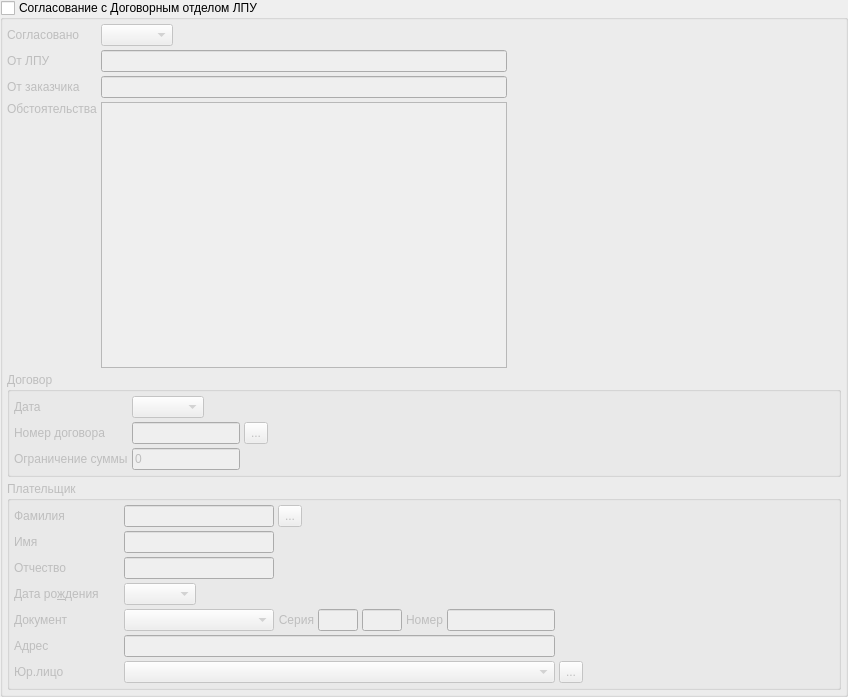
         <widget class="QWidget" name="scrollAreaWidgetContents">
          <property name="geometry">
           <rect>
            <x>0</x>
            <y>0</y>
            <width>848</width>
            <height>697</height>
           </rect>
          </property>
          <layout class="QHBoxLayout" name="horizontalLayout_8">
           <property name="margin">
            <number>0</number>
           </property>
           <item>
            <widget class="QGroupBox" name="grpLocalContract">
             <property name="title">
              <string>Согласование с Договорным отделом ЛПУ</string>
             </property>
             <property name="checkable">
              <bool>true</bool>
             </property>
             <property name="checked">
              <bool>false</bool>
             </property>
             <layout class="QGridLayout" name="gridLayout_4">
              <property name="margin">
               <number>4</number>
              </property>
              <property name="spacing">
               <number>4</number>
              </property>
              <item row="9" column="0" colspan="4">
               <widget class="QGroupBox" name="grpPayer">
                <property name="title">
                 <string>Плательщик</string>
                </property>
                <layout class="QGridLayout" name="gridLayout_3">
                 <property name="margin">
                  <number>4</number>
                 </property>
                 <property name="spacing">
                  <number>4</number>
                 </property>
                 <item row="2" column="1" colspan="2">
                  <widget class="CPatrNameEditor" name="edtPatrName">
                   <property name="sizePolicy">
                    <sizepolicy hsizetype="Minimum" vsizetype="Fixed">
                     <horstretch>0</horstretch>
                     <verstretch>0</verstretch>
                    </sizepolicy>
                   </property>
                  </widget>
                 </item>
                 <item row="5" column="1" colspan="7">
                  <widget class="QLineEdit" name="edtRegAddress">
                   <property name="sizePolicy">
                    <sizepolicy hsizetype="Minimum" vsizetype="Fixed">
                     <horstretch>0</horstretch>
                     <verstretch>0</verstretch>
                    </sizepolicy>
                   </property>
                  </widget>
                 </item>
                 <item row="4" column="6">
                  <widget class="QLabel" name="lblDocNumber">
                   <property name="sizePolicy">
                    <sizepolicy hsizetype="Preferred" vsizetype="Preferred">
                     <horstretch>0</horstretch>
                     <verstretch>0</verstretch>
                    </sizepolicy>
                   </property>
                   <property name="text">
                    <string>Номер</string>
                   </property>
                   <property name="alignment">
                    <set>Qt::AlignLeading|Qt::AlignLeft|Qt::AlignVCenter</set>
                   </property>
                   <property name="buddy">
                    <cstring>edtDocNumber</cstring>
                   </property>
                  </widget>
                 </item>
                 <item row="4" column="5">
                  <widget class="CDocSerialRightEdit" name="edtDocSerialRight">
                   <property name="sizePolicy">
                    <sizepolicy hsizetype="Minimum" vsizetype="Fixed">
                     <horstretch>0</horstretch>
                     <verstretch>0</verstretch>
                    </sizepolicy>
                   </property>
                   <property name="maximumSize">
                    <size>
                     <width>40</width>
                     <height>16777215</height>
                    </size>
                   </property>
                   <property name="maxLength">
                    <number>8</number>
                   </property>
                  </widget>
                 </item>
                 <item row="5" column="0">
                  <widget class="QLabel" name="lblStreetReg">
                   <property name="sizePolicy">
                    <sizepolicy hsizetype="Maximum" vsizetype="Preferred">
                     <horstretch>0</horstretch>
                     <verstretch>0</verstretch>
                    </sizepolicy>
                   </property>
                   <property name="minimumSize">
                    <size>
                     <width>106</width>
                     <height>0</height>
                    </size>
                   </property>
                   <property name="text">
                    <string>Адрес</string>
                   </property>
                   <property name="buddy">
                    <cstring>edtRegAddress</cstring>
                   </property>
                  </widget>
                 </item>
                 <item row="4" column="4">
                  <widget class="CDocSerialLeftEdit" name="edtDocSerialLeft">
                   <property name="sizePolicy">
                    <sizepolicy hsizetype="Minimum" vsizetype="Fixed">
                     <horstretch>0</horstretch>
                     <verstretch>0</verstretch>
                    </sizepolicy>
                   </property>
                   <property name="maximumSize">
                    <size>
                     <width>40</width>
                     <height>16777215</height>
                    </size>
                   </property>
                   <property name="maxLength">
                    <number>8</number>
                   </property>
                   <property name="echoMode">
                    <enum>QLineEdit::Normal</enum>
                   </property>
                  </widget>
                 </item>
                 <item row="3" column="1">
                  <widget class="CDateEdit" name="edtBirthDate">
                   <property name="sizePolicy">
                    <sizepolicy hsizetype="Maximum" vsizetype="Fixed">
                     <horstretch>0</horstretch>
                     <verstretch>0</verstretch>
                    </sizepolicy>
                   </property>
                   <property name="displayFormat" stdset="0">
                    <string>dd.MM.yyyy</string>
                   </property>
                   <property name="calendarPopup" stdset="0">
                    <bool>true</bool>
                   </property>
                  </widget>
                 </item>
                 <item row="1" column="1" colspan="2">
                  <widget class="CFirstNameEditor" name="edtFirstName">
                   <property name="sizePolicy">
                    <sizepolicy hsizetype="Minimum" vsizetype="Fixed">
                     <horstretch>0</horstretch>
                     <verstretch>0</verstretch>
                    </sizepolicy>
                   </property>
                  </widget>
                 </item>
                 <item row="6" column="1" colspan="7">
                  <widget class="COrgComboBox" name="cmbOrganisation">
                   <property name="sizePolicy">
                    <sizepolicy hsizetype="Minimum" vsizetype="Fixed">
                     <horstretch>0</horstretch>
                     <verstretch>0</verstretch>
                    </sizepolicy>
                   </property>
                   <property name="whatsThis">
                    <string>место работы пациента</string>
                   </property>
                  </widget>
                 </item>
                 <item row="0" column="1" colspan="2">
                  <widget class="QLineEdit" name="edtLastName">
                   <property name="sizePolicy">
                    <sizepolicy hsizetype="Minimum" vsizetype="Fixed">
                     <horstretch>0</horstretch>
                     <verstretch>0</verstretch>
                    </sizepolicy>
                   </property>
                  </widget>
                 </item>
                 <item row="4" column="0">
                  <widget class="QLabel" name="lblDocument">
                   <property name="sizePolicy">
                    <sizepolicy hsizetype="Maximum" vsizetype="Preferred">
                     <horstretch>0</horstretch>
                     <verstretch>0</verstretch>
                    </sizepolicy>
                   </property>
                   <property name="minimumSize">
                    <size>
                     <width>106</width>
                     <height>0</height>
                    </size>
                   </property>
                   <property name="text">
                    <string>Документ</string>
                   </property>
                   <property name="buddy">
                    <cstring>cmbDocType</cstring>
                   </property>
                  </widget>
                 </item>
                 <item row="4" column="1" colspan="2">
                  <widget class="CRBComboBox" name="cmbDocType">
                   <property name="sizePolicy">
                    <sizepolicy hsizetype="Minimum" vsizetype="Fixed">
                     <horstretch>0</horstretch>
                     <verstretch>0</verstretch>
                    </sizepolicy>
                   </property>
                   <property name="minimumSize">
                    <size>
                     <width>150</width>
                     <height>0</height>
                    </size>
                   </property>
                  </widget>
                 </item>
                 <item row="2" column="0">
                  <widget class="QLabel" name="lblPatrName">
                   <property name="sizePolicy">
                    <sizepolicy hsizetype="Maximum" vsizetype="Preferred">
                     <horstretch>0</horstretch>
                     <verstretch>0</verstretch>
                    </sizepolicy>
                   </property>
                   <property name="minimumSize">
                    <size>
                     <width>106</width>
                     <height>0</height>
                    </size>
                   </property>
                   <property name="text">
                    <string>Отчество</string>
                   </property>
                   <property name="buddy">
                    <cstring>edtPatrName</cstring>
                   </property>
                  </widget>
                 </item>
                 <item row="6" column="0">
                  <widget class="QLabel" name="lblOrganisation">
                   <property name="sizePolicy">
                    <sizepolicy hsizetype="Maximum" vsizetype="Preferred">
                     <horstretch>0</horstretch>
                     <verstretch>0</verstretch>
                    </sizepolicy>
                   </property>
                   <property name="minimumSize">
                    <size>
                     <width>106</width>
                     <height>0</height>
                    </size>
                   </property>
                   <property name="text">
                    <string>Юр.лицо</string>
                   </property>
                  </widget>
                 </item>
                 <item row="1" column="0">
                  <widget class="QLabel" name="lblFirstName">
                   <property name="sizePolicy">
                    <sizepolicy hsizetype="Maximum" vsizetype="Preferred">
                     <horstretch>0</horstretch>
                     <verstretch>0</verstretch>
                    </sizepolicy>
                   </property>
                   <property name="minimumSize">
                    <size>
                     <width>106</width>
                     <height>0</height>
                    </size>
                   </property>
                   <property name="text">
                    <string>Имя</string>
                   </property>
                   <property name="buddy">
                    <cstring>edtFirstName</cstring>
                   </property>
                  </widget>
                 </item>
                 <item row="0" column="3">
                  <widget class="QToolButton" name="btnGetClientInfo">
                   <property name="sizePolicy">
                    <sizepolicy hsizetype="Fixed" vsizetype="Ignored">
                     <horstretch>0</horstretch>
                     <verstretch>0</verstretch>
                    </sizepolicy>
                   </property>
                   <property name="toolTip">
                    <string>Подставить данные пациента</string>
                   </property>
                   <property name="text">
                    <string>...</string>
                   </property>
                  </widget>
                 </item>
                 <item row="6" column="8">
                  <widget class="QToolButton" name="btnSelectOrganisation">
                   <property name="sizePolicy">
                    <sizepolicy hsizetype="Fixed" vsizetype="Ignored">
                     <horstretch>0</horstretch>
                     <verstretch>0</verstretch>
                    </sizepolicy>
                   </property>
                   <property name="toolTip">
                    <string>Выбрать организацию</string>
                   </property>
                   <property name="text">
                    <string>...</string>
                   </property>
                  </widget>
                 </item>
                 <item row="4" column="3">
                  <widget class="QLabel" name="lblDocSerial">
                   <property name="sizePolicy">
                    <sizepolicy hsizetype="Preferred" vsizetype="Preferred">
                     <horstretch>0</horstretch>
                     <verstretch>0</verstretch>
                    </sizepolicy>
                   </property>
                   <property name="text">
                    <string>Серия</string>
                   </property>
                   <property name="alignment">
                    <set>Qt::AlignRight|Qt::AlignTrailing|Qt::AlignVCenter</set>
                   </property>
                   <property name="buddy">
                    <cstring>edtDocSerialLeft</cstring>
                   </property>
                  </widget>
                 </item>
                 <item row="4" column="7">
                  <widget class="QLineEdit" name="edtDocNumber">
                   <property name="sizePolicy">
                    <sizepolicy hsizetype="Minimum" vsizetype="Fixed">
                     <horstretch>0</horstretch>
                     <verstretch>0</verstretch>
                    </sizepolicy>
                   </property>
                   <property name="maxLength">
                    <number>16</number>
                   </property>
                  </widget>
                 </item>
                 <item row="3" column="0">
                  <widget class="QLabel" name="lblBirthDate">
                   <property name="sizePolicy">
                    <sizepolicy hsizetype="Maximum" vsizetype="Preferred">
                     <horstretch>0</horstretch>
                     <verstretch>0</verstretch>
                    </sizepolicy>
                   </property>
                   <property name="minimumSize">
                    <size>
                     <width>106</width>
                     <height>0</height>
                    </size>
                   </property>
                   <property name="text">
                    <string>Дата ро&amp;ждения</string>
                   </property>
                   <property name="alignment">
                    <set>Qt::AlignLeading|Qt::AlignLeft|Qt::AlignVCenter</set>
                   </property>
                   <property name="buddy">
                    <cstring>edtBirthDate</cstring>
                   </property>
                  </widget>
                 </item>
                 <item row="0" column="0">
                  <widget class="QLabel" name="lblLastName">
                   <property name="sizePolicy">
                    <sizepolicy hsizetype="Maximum" vsizetype="Preferred">
                     <horstretch>0</horstretch>
                     <verstretch>0</verstretch>
                    </sizepolicy>
                   </property>
                   <property name="minimumSize">
                    <size>
                     <width>106</width>
                     <height>0</height>
                    </size>
                   </property>
                   <property name="text">
                    <string>Фамилия</string>
                   </property>
                   <property name="buddy">
                    <cstring>edtLastName</cstring>
                   </property>
                  </widget>
                 </item>
                 <item row="6" column="9">
                  <spacer name="horizontalSpacer_2">
                   <property name="orientation">
                    <enum>Qt::Horizontal</enum>
                   </property>
                   <property name="sizeHint" stdset="0">
                    <size>
                     <width>40</width>
                     <height>20</height>
                    </size>
                   </property>
                  </spacer>
                 </item>
                </layout>
               </widget>
              </item>
              <item row="2" column="0" rowspan="2">
               <widget class="QLabel" name="lblCoordInspector">
                <property name="minimumSize">
                 <size>
                  <width>0</width>
                  <height>0</height>
                 </size>
                </property>
                <property name="text">
                 <string>От заказчика</string>
                </property>
                <property name="buddy">
                 <cstring>edtCoordInspector</cstring>
                </property>
               </widget>
              </item>
              <item row="8" column="0" colspan="4">
               <widget class="QGroupBox" name="groupBox">
                <property name="title">
                 <string>Договор</string>
                </property>
                <layout class="QGridLayout" name="gridLayout">
                 <property name="margin">
                  <number>4</number>
                 </property>
                 <property name="spacing">
                  <number>4</number>
                 </property>
                 <item row="2" column="0">
                  <widget class="QLabel" name="lblSumLimit">
                   <property name="sizePolicy">
                    <sizepolicy hsizetype="Maximum" vsizetype="Preferred">
                     <horstretch>0</horstretch>
                     <verstretch>0</verstretch>
                    </sizepolicy>
                   </property>
                   <property name="minimumSize">
                    <size>
                     <width>106</width>
                     <height>0</height>
                    </size>
                   </property>
                   <property name="text">
                    <string>Ограничение суммы</string>
                   </property>
                   <property name="buddy">
                    <cstring>edtSumLimit</cstring>
                   </property>
                  </widget>
                 </item>
                 <item row="0" column="0">
                  <widget class="QLabel" name="lblContractDate">
                   <property name="sizePolicy">
                    <sizepolicy hsizetype="Maximum" vsizetype="Preferred">
                     <horstretch>0</horstretch>
                     <verstretch>0</verstretch>
                    </sizepolicy>
                   </property>
                   <property name="minimumSize">
                    <size>
                     <width>106</width>
                     <height>0</height>
                    </size>
                   </property>
                   <property name="text">
                    <string>Дата</string>
                   </property>
                   <property name="buddy">
                    <cstring>edtContractDate</cstring>
                   </property>
                  </widget>
                 </item>
                 <item row="1" column="1">
                  <widget class="QLineEdit" name="edtContractNumber">
                   <property name="sizePolicy">
                    <sizepolicy hsizetype="Minimum" vsizetype="Fixed">
                     <horstretch>0</horstretch>
                     <verstretch>0</verstretch>
                    </sizepolicy>
                   </property>
                   <property name="toolTip">
                    <string>Номер договора</string>
                   </property>
                  </widget>
                 </item>
                 <item row="1" column="2">
                  <widget class="QToolButton" name="btnGetExternalId">
                   <property name="sizePolicy">
                    <sizepolicy hsizetype="Fixed" vsizetype="Ignored">
                     <horstretch>0</horstretch>
                     <verstretch>0</verstretch>
                    </sizepolicy>
                   </property>
                   <property name="toolTip">
                    <string>Подставить внешний идентификатор карточки</string>
                   </property>
                   <property name="text">
                    <string>...</string>
                   </property>
                  </widget>
                 </item>
                 <item row="0" column="1">
                  <widget class="CDateEdit" name="edtContractDate">
                   <property name="sizePolicy">
                    <sizepolicy hsizetype="Maximum" vsizetype="Fixed">
                     <horstretch>0</horstretch>
                     <verstretch>0</verstretch>
                    </sizepolicy>
                   </property>
                   <property name="toolTip">
                    <string>Дата договора</string>
                   </property>
                   <property name="displayFormat" stdset="0">
                    <string>dd.MM.yyyy</string>
                   </property>
                   <property name="calendarPopup" stdset="0">
                    <bool>true</bool>
                   </property>
                  </widget>
                 </item>
                 <item row="1" column="0">
                  <widget class="QLabel" name="lblNumberContract">
                   <property name="sizePolicy">
                    <sizepolicy hsizetype="Maximum" vsizetype="Preferred">
                     <horstretch>0</horstretch>
                     <verstretch>0</verstretch>
                    </sizepolicy>
                   </property>
                   <property name="minimumSize">
                    <size>
                     <width>106</width>
                     <height>0</height>
                    </size>
                   </property>
                   <property name="toolTip">
                    <string/>
                   </property>
                   <property name="text">
                    <string>Номер договора</string>
                   </property>
                   <property name="alignment">
                    <set>Qt::AlignLeading|Qt::AlignLeft|Qt::AlignVCenter</set>
                   </property>
                   <property name="buddy">
                    <cstring>edtContractNumber</cstring>
                   </property>
                  </widget>
                 </item>
                 <item row="2" column="1">
                  <widget class="QLineEdit" name="edtSumLimit">
                   <property name="sizePolicy">
                    <sizepolicy hsizetype="Minimum" vsizetype="Fixed">
                     <horstretch>0</horstretch>
                     <verstretch>0</verstretch>
                    </sizepolicy>
                   </property>
                   <property name="text">
                    <string>0</string>
                   </property>
                  </widget>
                 </item>
                 <item row="1" column="3">
                  <spacer name="horizontalSpacer">
                   <property name="orientation">
                    <enum>Qt::Horizontal</enum>
                   </property>
                   <property name="sizeHint" stdset="0">
                    <size>
                     <width>40</width>
                     <height>20</height>
                    </size>
                   </property>
                  </spacer>
                 </item>
                </layout>
               </widget>
              </item>
              <item row="1" column="1" colspan="2">
               <widget class="QLineEdit" name="edtCoordAgent">
                <property name="sizePolicy">
                 <sizepolicy hsizetype="Minimum" vsizetype="Fixed">
                  <horstretch>0</horstretch>
                  <verstretch>0</verstretch>
                 </sizepolicy>
                </property>
               </widget>
              </item>
              <item row="0" column="1">
               <widget class="CDateEdit" name="edtCoordDate">
                <property name="sizePolicy">
                 <sizepolicy hsizetype="Maximum" vsizetype="Fixed">
                  <horstretch>0</horstretch>
                  <verstretch>0</verstretch>
                 </sizepolicy>
                </property>
                <property name="whatsThis">
                 <string>дата начала осмотра</string>
                </property>
                <property name="calendarPopup" stdset="0">
                 <bool>true</bool>
                </property>
               </widget>
              </item>
              <item row="0" column="0">
               <widget class="QLabel" name="lblCoordDate">
                <property name="enabled">
                 <bool>false</bool>
                </property>
                <property name="minimumSize">
                 <size>
                  <width>0</width>
                  <height>0</height>
                 </size>
                </property>
                <property name="text">
                 <string>Согласовано</string>
                </property>
                <property name="buddy">
                 <cstring>edtCoordDate</cstring>
                </property>
               </widget>
              </item>
              <item row="2" column="1" rowspan="2" colspan="2">
               <widget class="QLineEdit" name="edtCoordInspector">
                <property name="sizePolicy">
                 <sizepolicy hsizetype="Minimum" vsizetype="Fixed">
                  <horstretch>0</horstretch>
                  <verstretch>0</verstretch>
                 </sizepolicy>
                </property>
               </widget>
              </item>
              <item row="1" column="0">
               <widget class="QLabel" name="lblCoordAgent">
                <property name="minimumSize">
                 <size>
                  <width>0</width>
                  <height>0</height>
                 </size>
                </property>
                <property name="text">
                 <string>От ЛПУ</string>
                </property>
                <property name="buddy">
                 <cstring>edtCoordAgent</cstring>
                </property>
               </widget>
              </item>
              <item row="4" column="0" rowspan="2">
               <widget class="QLabel" name="lblCoordText">
                <property name="sizePolicy">
                 <sizepolicy hsizetype="Maximum" vsizetype="Fixed">
                  <horstretch>0</horstretch>
                  <verstretch>0</verstretch>
                 </sizepolicy>
                </property>
                <property name="minimumSize">
                 <size>
                  <width>0</width>
                  <height>0</height>
                 </size>
                </property>
                <property name="text">
                 <string>Обстоятельства</string>
                </property>
                <property name="buddy">
                 <cstring>edtCoordText</cstring>
                </property>
               </widget>
              </item>
              <item row="6" column="0">
               <spacer name="verticalSpacer">
                <property name="orientation">
                 <enum>Qt::Vertical</enum>
                </property>
                <property name="sizeHint" stdset="0">
                 <size>
                  <width>20</width>
                  <height>40</height>
                 </size>
                </property>
               </spacer>
              </item>
              <item row="4" column="1" rowspan="3" colspan="2">
               <widget class="QTextEdit" name="edtCoordText">
                <property name="sizePolicy">
                 <sizepolicy hsizetype="Minimum" vsizetype="Expanding">
                  <horstretch>0</horstretch>
                  <verstretch>0</verstretch>
                 </sizepolicy>
                </property>
               </widget>
              </item>
             </layout>
            </widget>
           </item>
          </layout>
         </widget>
